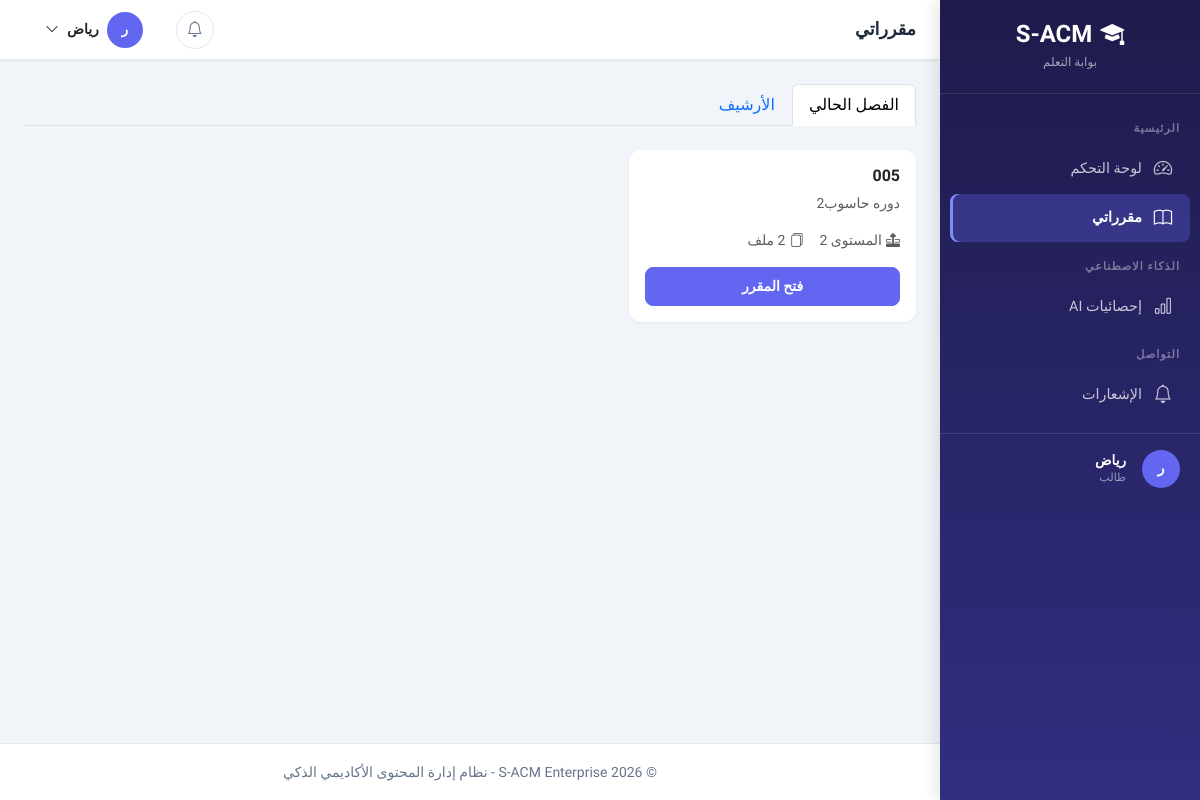
/student/courses/ (signed in), run on the app's committed database.
### apps/accounts/models.py (models this page shows, shortened)
class User(AbstractBaseUser, PermissionsMixin):
    ACCOUNT_STATUS_CHOICES = [
        ('inactive', 'غير مفعّل'),
        ('active', 'مفعّل'),
        ('suspended', 'موقوف'),
    ]
    academic_id = models.CharField(
        max_length=50,
        unique=True,
        verbose_name='الرقم الأكاديمي/الوظيفي',
        help_text='الرقم الأكاديمي للطالب أو الرقم الوظيفي للموظف'
    )
    id_card_number = models.CharField(
        max_length=50,
        unique=True,
        verbose_name='رقم البطاقة الشخصية',
        help_text='يستخدم للتحقق من الهوية عند التفعيل'
    )
    full_name = models.CharField(
        max_length=150,
        verbose_name='الاسم الكامل'
    )
    email = models.EmailField(
        unique=True,
        blank=True,
        null=True,
        verbose_name='البريد الإلكتروني',
        help_text='يتم تعيينه عند التفعيل'
    )
    account_status = models.CharField(
        max_length=20,
        choices=ACCOUNT_STATUS_CHOICES,
        default='inactive',
        verbose_name='حالة الحساب'
    )
    role = models.ForeignKey(
        Role,
        on_delete=models.PROTECT,
        related_name='users',
        verbose_name='الدور',
        null=True,
        blank=True
    )
    major = models.ForeignKey(
        Major,
        on_delete=models.SET_NULL,
        related_name='students',
        verbose_name='التخصص',
        null=True,
        blank=True,
        help_text='للطلاب فقط'
    )
    level = models.ForeignKey(
        Level,
        on_delete=models.SET_NULL,
        related_name='students',
        verbose_name='المستوى',
        null=True,
        blank=True,
        help_text='للطلاب فقط'
    )
    is_staff = models.BooleanField(default=False, verbose_name='موظف')
    is_active = models.BooleanField(default=True, verbose_name='نشط')
    date_joined = models.DateTimeField(default=timezone.now, verbose_name='تاريخ الانضمام')
    last_login = models.DateTimeField(null=True, blank=True, verbose_name='آخر تسجيل دخول')
    profile_picture = models.ImageField(
        upload_to='profiles/',
        blank=True,
        null=True,
        verbose_name='صورة الملف الشخصي'
    )
    phone_number = models.CharField(
        max_length=20,
        blank=True,
        null=True,
        verbose_name='رقم الهاتف'
    )
    objects = UserManager()
    USERNAME_FIELD = 'academic_id'
    REQUIRED_FIELDS = ['full_name', 'id_card_number']
    class Meta:
        db_table = 'users'
        verbose_name = 'مستخدم'
        verbose_name_plural = 'المستخدمون'
        indexes = [
            models.Index(fields=['academic_id']),
            models.Index(fields=['email']),
            models.Index(fields=['account_status']),
        ]
    def is_admin(self):
        return self.role and self.role.code == Role.ADMIN
    def is_instructor(self):
        return self.role and self.role.code == Role.INSTRUCTOR
    def is_student(self):
        return self.role and self.role.code == Role.STUDENT

class Role(models.Model):
    ADMIN = 'admin'
    INSTRUCTOR = 'instructor'
    STUDENT = 'student'
    code = models.CharField(
        max_length=50,
        unique=True,
        verbose_name='كود الدور',
        help_text='معرف فريد للدور (بالإنجليزية، مثل: admin, instructor)'
    )
    display_name = models.CharField(
        max_length=100,
        verbose_name='اسم العرض',
        help_text='الاسم الذي يظهر للمستخدم'
    )
    description = models.TextField(
        blank=True,
        null=True,
        verbose_name='وصف الدور'
    )
    is_system = models.BooleanField(
        default=False,
        verbose_name='دور نظام',
        help_text='الأدوار الافتراضية التي لا يمكن حذفها'
    )
    is_active = models.BooleanField(
        default=True,
        verbose_name='نشط'
    )
    created_at = models.DateTimeField(auto_now_add=True, verbose_name='تاريخ الإنشاء')
    updated_at = models.DateTimeField(auto_now=True, verbose_name='تاريخ التحديث')
    class Meta:
        db_table = 'roles'
        verbose_name = 'دور'
        verbose_name_plural = 'الأدوار'
        ordering = ['-is_system', 'display_name']

class Level(models.Model):
    level_name = models.CharField(
        max_length=50,
        unique=True,
        verbose_name='اسم المستوى'
    )
    level_number = models.PositiveIntegerField(
        unique=True,
        verbose_name='رقم المستوى',
        help_text='رقم ترتيبي للمستوى (1, 2, 3, 4) يستخدم في الترقية الجماعية'
    )
    description = models.TextField(
        blank=True,
        null=True,
        verbose_name='وصف المستوى'
    )
    class Meta:
        db_table = 'levels'
        verbose_name = 'مستوى'
        verbose_name_plural = 'المستويات'
        ordering = ['level_number']
    def __str__(self):
        return self.level_name

### apps/courses/models.py (models this page shows, shortened)
class Course(models.Model):
    course_name = models.CharField(
        max_length=150,
        verbose_name='اسم المقرر'
    )
    course_code = models.CharField(
        max_length=20,
        unique=True,
        verbose_name='رمز المقرر'
    )
    description = models.TextField(
        blank=True,
        null=True,
        verbose_name='وصف المقرر'
    )
    level = models.ForeignKey(
        'accounts.Level',
        on_delete=models.PROTECT,
        related_name='courses',
        verbose_name='المستوى'
    )
    semester = models.ForeignKey(
        'accounts.Semester',
        on_delete=models.PROTECT,
        related_name='courses',
        verbose_name='الفصل الدراسي'
    )
    credit_hours = models.PositiveIntegerField(
        default=3,
        verbose_name='الساعات المعتمدة'
    )
    is_active = models.BooleanField(
        default=True,
        verbose_name='نشط'
    )
    created_at = models.DateTimeField(
        auto_now_add=True,
        verbose_name='تاريخ الإنشاء'
    )
    updated_at = models.DateTimeField(
        auto_now=True,
        verbose_name='تاريخ التحديث'
    )
    class Meta:
        db_table = 'courses'
        verbose_name = 'مقرر'
        verbose_name_plural = 'المقررات'
        ordering = ['course_code']
        indexes = [
            models.Index(fields=['course_code']),
            models.Index(fields=['level', 'semester']),
        ]
    def get_files_count(self):
        return self.files.filter(is_deleted=False, is_visible=True).count()

### apps/student/views.py (the view)
# urls.py: path('student/courses/', views.StudentCourseListView.as_view(), name='student_course_list'),
class StudentCourseListView(LoginRequiredMixin, StudentRequiredMixin, ListView):
    template_name = 'student/course_list.html'
    context_object_name = 'courses'
    def get_queryset(self):
        student = self.request.user
        view_type = self.request.GET.get('view', 'current')
        if view_type == 'archived':
            return Course.objects.get_archived_courses_for_student(student)
        return Course.objects.get_current_courses_for_student(student)
    def get_context_data(self, **kwargs):
        context = super().get_context_data(**kwargs)
        context['active_page'] = 'courses'
        context['view_type'] = self.request.GET.get('view', 'current')
        return context

### apps/accounts/views/mixins.py (called while the page is built)
    def test_func(self):
        return self.request.user.is_authenticated and self.request.user.is_student()

### apps/core/context_processors.py (called while the page is built, shortened)
def site_settings(request):
    return {
        'SITE_NAME': 'S-ACM',
        'SITE_FULL_NAME': 'نظام إدارة المحتوى الأكاديمي الذكي',
        'SITE_VERSION': '1.0.0',
        'DEBUG': settings.DEBUG,
    }

def user_notifications(request):
    return {'unread_count': 0}

def user_role_info(request):
    if request.user.is_authenticated:
        role = request.user.role
        menu_items = getattr(request, 'menu_items', [])
        user_permissions = getattr(request, 'user_permissions', set())
        return {
            'user_role': role.display_name if role else None,
            'user_role_code': role.code if role else None,
            'is_admin': request.user.is_admin(),
            'is_instructor': request.user.is_instructor(),
            'is_student': request.user.is_student(),
            'menu_items': menu_items,
            'user_permissions': user_permissions,
            'has_perm': lambda p: '__all__' in user_permissions or p in user_permissions,
        }

def current_semester(request):
    from django.core.cache import cache
    from apps.accounts.models import Semester
    cache_key = 'current_semester_obj'
    semester = cache.get(cache_key)
    if semester is None:
        try:
            semester = Semester.objects.filter(is_current=True).first()
            cache.set(cache_key, semester, 300)
        except:
            semester = None
    return {'current_semester': semester}

### apps/courses/models.py (called while the page is built)
    def get_current_courses_for_student(self, student):
        if not student.level or not student.major:
            return self.none()
        return self.filter(
            semester__is_current=True,
            level=student.level,
            course_majors__major=student.major,
            is_active=True
        ).distinct()

### templates/student/course_list.html (shortened to what this page needs)
{% extends 'layouts/dashboard_base.html' %}
{% block page_title %}مقرراتي{% endblock %}
{% block dashboard_content %}
<ul class="nav nav-tabs mb-4">
    <li class="nav-item"><a class="nav-link {% if view_type == 'current' %}active{% endif %}" href="{% url 'student:course_list' %}?view=current">الفصل الحالي</a></li>
    <li class="nav-item"><a class="nav-link {% if view_type == 'archived' %}active{% endif %}" href="{% url 'student:course_list' %}?view=archived">الأرشيف</a></li>
</ul>
{% if courses %}
<div class="row g-3">
    {% for course in courses %}
    <div class="col-md-6 col-xl-4">
        <div class="card h-100"><div class="card-body">
            <h6 class="fw-bold">{{ course.course_code }}</h6>
            <p class="text-muted small">{{ course.course_name }}</p>
            <div class="d-flex gap-3 small text-muted mb-3"><span><i class="bi bi-layer-forward me-1"></i>{{ course.level }}</span><span><i class="bi bi-files me-1"></i>{{ course.get_files_count }} ملف</span></div>
            <a href="{% url 'student:course_detail' course.pk %}" class="btn btn-primary btn-sm w-100">فتح المقرر</a>
        </div></div>
    </div>
    {% endfor %}
</div>
{% else %}
<div class="card"><div class="card-body empty-state"><i class="bi bi-book d-block"></i><p>لا توجد مقررات</p></div></div>
{% endif %}
{% endblock %}

### templates/layouts/dashboard_base.html (shortened to what this page needs)
{% load static %}
<!DOCTYPE html>
<html lang="ar" dir="rtl">
<head>
    <link href="https://cdn.jsdelivr.net/npm/bootstrap@5.3.2/dist/css/bootstrap.rtl.min.css" rel="stylesheet">
    <link href="https://cdn.jsdelivr.net/npm/bootstrap-icons@1.11.3/font/bootstrap-icons.css" rel="stylesheet">
</head>
<body>
    <nav class="sidebar" id="sidebar">
        <div class="sidebar-brand">
            <h4><i class="bi bi-mortarboard-fill me-2"></i>S-ACM</h4>
            <small>{% if is_instructor %}مركز القيادة{% elif is_student %}بوابة التعلم{% else %}لوحة التحكم{% endif %}</small>
        </div>
        <div class="sidebar-nav">
            {% block sidebar_nav %}
            {% if is_instructor %}
            <div class="sidebar-section-title">الرئيسية</div>
            <div class="nav-item">
                <a class="nav-link {% if active_page == 'dashboard' %}active{% endif %}" href="{% url 'instructor:dashboard' %}">
                    <i class="bi bi-speedometer2"></i> لوحة التحكم
                </a>
            </div>
            <div class="nav-item">
                <a class="nav-link {% if active_page == 'courses' %}active{% endif %}" href="{% url 'instructor:course_list' %}">
                    <i class="bi bi-book"></i> مقرراتي
                </a>
            </div>
            <div class="sidebar-section-title">الأدوات</div>
            <div class="nav-item">
                <a class="nav-link {% if active_page == 'ai_hub' %}active{% endif %}" href="{% url 'instructor:ai_hub' %}">
                    <i class="bi bi-robot"></i> مركز AI
                </a>
            </div>
            <div class="nav-item">
                <a class="nav-link {% if active_page == 'trash' %}active{% endif %}" href="{% url 'instructor:trash_list' %}">
                    <i class="bi bi-trash3"></i> سلة المهملات
                    {% if trash_count %}<span class="sidebar-badge">{{ trash_count }}</span>{% endif %}
                </a>
            </div>
            <div class="sidebar-section-title">التواصل</div>
            <div class="nav-item">
                <a class="nav-link" href="{% url 'notifications:list' %}">
                    <i class="bi bi-bell"></i> الإشعارات
                </a>
            </div>
            {% elif is_student %}
            <div class="sidebar-section-title">الرئيسية</div>
            <div class="nav-item">
                <a class="nav-link {% if active_page == 'dashboard' %}active{% endif %}" href="{% url 'student:dashboard' %}">
                    <i class="bi bi-speedometer2"></i> لوحة التحكم
                </a>
            </div>
            <div class="nav-item">
                <a class="nav-link {% if active_page == 'courses' %}active{% endif %}" href="{% url 'student:course_list' %}">
                    <i class="bi bi-book"></i> مقرراتي
                </a>
            </div>
            <div class="sidebar-section-title">الذكاء الاصطناعي</div>
            <div class="nav-item">
                <a class="nav-link" href="{% url 'ai_features:usage_stats' %}">
                    <i class="bi bi-bar-chart"></i> إحصائيات AI
                </a>
            </div>
            <div class="sidebar-section-title">التواصل</div>
            <div class="nav-item">
                <a class="nav-link" href="{% url 'notifications:list' %}">
                    <i class="bi bi-bell"></i> الإشعارات
                </a>
            </div>
            {% endif %}
            {% endblock %}
        </div>
        <div style="padding: 16px 20px; margin-top: auto; border-top: 1px solid rgba(255,255,255,0.1);">
            <div class="d-flex align-items-center gap-3">
                <div class="avatar-circle" style="width:38px;height:38px;font-size:0.9rem;">
                    {{ request.user.full_name|slice:":1"|upper }}
                </div>
                <div>
                    <div style="color:#fff;font-size:0.85rem;font-weight:600;">{{ request.user.full_name|truncatechars:16 }}</div>
                    <div style="color:rgba(255,255,255,0.5);font-size:0.7rem;">{{ user_role|default:"مستخدم" }}</div>
                </div>
            </div>
        </div>
    </nav>
    <div class="main-wrapper">
        <header class="top-navbar">
            <div class="d-flex align-items-center gap-3">
                <h6 class="page-title mb-0">{% block page_title %}لوحة التحكم{% endblock %}</h6>
            </div>
            <div class="nav-actions">
                <div class="dropdown">
                    <button class="btn-icon position-relative" data-bs-toggle="dropdown">
                        <i class="bi bi-bell"></i>
                    </button>
                </div>
                <div class="dropdown">
                    <button class="d-flex align-items-center gap-2 btn btn-link text-dark text-decoration-none" data-bs-toggle="dropdown">
                        <div class="avatar-circle">{{ request.user.full_name|slice:":1"|upper }}</div>
                        <span class="d-none d-md-inline small">{{ request.user.full_name|truncatechars:12 }}</span>
                        <i class="bi bi-chevron-down small"></i>
                    </button>
                </div>
            </div>
        </header>
        <main class="page-content">
            {% block dashboard_content %}{% endblock %}
        </main>
        <footer class="dashboard-footer">
            <small>&copy; 2026 S-ACM Enterprise - نظام إدارة المحتوى الأكاديمي الذكي</small>
        </footer>
    </div>
</body>
</html>

### data on the page
User: user.full_name "ر", user.full_name "رياض"
Role: display_name "طالب"
Course: course_code "005", course_name "دوره حاسوب2", level "المستوى 2"
